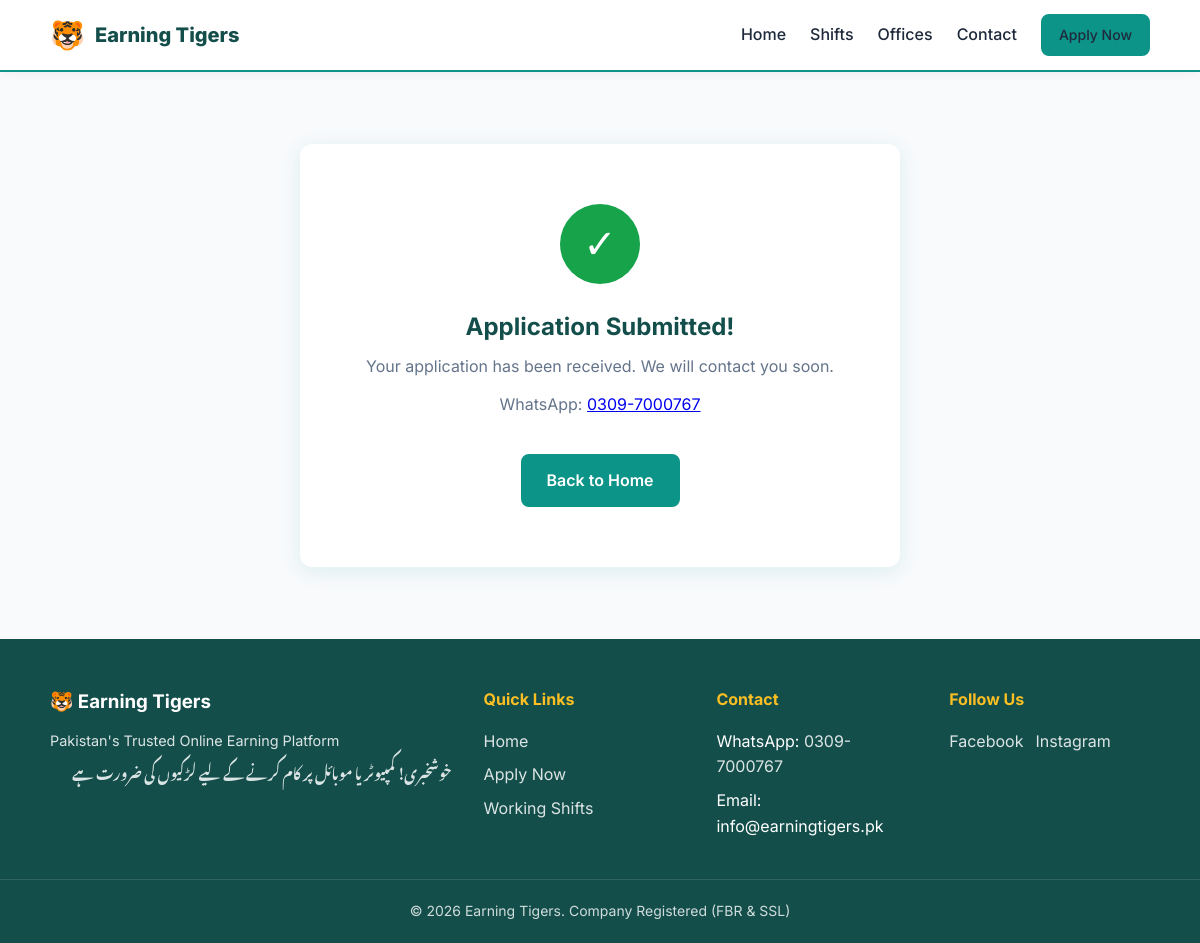
The page /success.php on the database its author committed.
### tables this page shows
CREATE TABLE settings (
    key_name TEXT PRIMARY KEY,
    value TEXT NOT NULL
);

### includes/db.php (called while the page is built, shortened)
<?php
function getDB(): PDO {
    static $pdo = null;
    if ($pdo === null) {
        $pdo = new PDO('sqlite:' . DB_PATH);
        $pdo->setAttribute(PDO::ATTR_ERRMODE, PDO::ERRMODE_EXCEPTION);
        $pdo->setAttribute(PDO::ATTR_DEFAULT_FETCH_MODE, PDO::FETCH_ASSOC);
        $pdo->exec('PRAGMA foreign_keys = ON');
    }
    return $pdo;
}

### includes/functions.php (called while the page is built, shortened)
<?php
function getSetting(string $key, string $default = ''): string {
    $stmt = getDB()->prepare('SELECT value FROM settings WHERE key_name = ?');
    $stmt->execute([$key]);
    $row = $stmt->fetch();
    return $row ? $row['value'] : $default;
}
function getAllSettings(): array {
    $rows = getDB()->query('SELECT key_name, value FROM settings')->fetchAll();
    $settings = [];
    foreach ($rows as $row) {
        $settings[$row['key_name']] = $row['value'];
    }
    return $settings;
}
function e(?string $str): string {
    return htmlspecialchars($str ?? '', ENT_QUOTES, 'UTF-8');
}

### success.php (the view, shortened to what this page needs)
<?php
$regId = $_SESSION['success_reg_id'] ?? null;
$registration = $regId ? getRegistrationById((int) $regId) : null;
require_once 'includes/header.php';
?>
<section class="form-page section">
    <div class="container container-sm">
        <div class="form-card success-card text-center">
            <div class="success-icon">✓</div>
            <h1>Application Submitted!</h1>
            <?php if ($registration): ?>
                <p>Thank you, <strong><?= e($registration['full_name']) ?></strong>! Your application has been received.</p>
                <p>Reference ID: <strong>#<?= str_pad($registration['id'], 5, '0', STR_PAD_LEFT) ?></strong></p>
                <p>Our team will verify your payment and contact you on <strong><?= e($registration['phone']) ?></strong> within 24–48 hours.</p>
            <?php else: ?>
                <p>Your application has been received. We will contact you soon.</p>
            <?php endif; ?>
            <p>WhatsApp: <a href="https://wa.me/92<?= preg_replace('/\D/', '', getSetting('whatsapp')) ?>"><?= e(getSetting('whatsapp')) ?></a></p>
            <a href="index.php" class="btn btn-primary">Back to Home</a>
        </div>
    </div>
</section>
<?php
require_once 'includes/footer.php';
?>

### includes/header.php (shortened to what this page needs)
<?php
$s = getAllSettings();
$siteName = $s['site_name'] ?? APP_NAME;
$currentPage = basename($_SERVER['PHP_SELF'], '.php');
?>
<!DOCTYPE html>
<html lang="en" dir="ltr">
<head>
    <link rel="stylesheet" href="assets/css/style.css">
</head>
<body>
<header class="site-header">
    <div class="container header-inner">
        <a href="index.php" class="logo">
            <span class="logo-icon">🐯</span>
            <span class="logo-text"><?= e($siteName) ?></span>
        </a>
        <nav class="main-nav">
            <a href="index.php" class="<?= $currentPage === 'index' ? 'active' : '' ?>">Home</a>
            <a href="index.php#shifts">Shifts</a>
            <a href="index.php#offices">Offices</a>
            <a href="index.php#contact">Contact</a>
            <a href="signup.php" class="btn btn-primary btn-sm">Apply Now</a>
        </nav>
    </div>
</header>
<main>

### includes/footer.php (shortened to what this page needs)
</main>
<footer class="site-footer">
    <div class="container footer-grid">
        <div class="footer-brand">
            <h3>🐯 <?= e(getSetting('site_name', APP_NAME)) ?></h3>
            <p><?= e(getSetting('tagline')) ?></p>
            <p class="urdu"><?= e(getSetting('hero_title_urdu')) ?></p>
        </div>
        <div>
            <h4>Quick Links</h4>
            <ul>
                <li><a href="index.php">Home</a></li>
                <li><a href="signup.php">Apply Now</a></li>
                <li><a href="index.php#shifts">Working Shifts</a></li>
            </ul>
        </div>
        <div>
            <h4>Contact</h4>
            <ul>
                <li>WhatsApp: <a href="https://wa.me/92<?= preg_replace('/\D/', '', getSetting('whatsapp')) ?>"><?= e(getSetting('whatsapp')) ?></a></li>
                <li>Email: <?= e(getSetting('contact_email')) ?></li>
            </ul>
        </div>
        <div>
            <h4>Follow Us</h4>
            <div class="social-links">
                <a href="<?= e(getSetting('facebook', '#')) ?>" target="_blank" rel="noopener">Facebook</a>
                <a href="<?= e(getSetting('instagram', '#')) ?>" target="_blank" rel="noopener">Instagram</a>
            </div>
        </div>
    </div>
    <div class="footer-bottom">
        <div class="container">
            <p>&copy; <?= date('Y') ?> <?= e(getSetting('site_name', APP_NAME)) ?>. <?= e(getSetting('company_registered')) ?></p>
        </div>
    </div>
</footer>
</body>
</html>

### assets/css/style.css (style rules this page uses)
:root { --teal: #0d9488; --teal-dark: #0f766e; --teal-light: #14b8a6; --yellow: #fbbf24; --yellow-dark: #f59e0b; --dark: #134e4a; --text: #1e293b; --text-muted: #64748b; --bg: #f8fafc; --white: #ffffff; --border: #e2e8f0; --error: #dc2626; --success: #16a34a; --radius: 12px; --shadow: 0 4px 20px rgba(13, 148, 136, 0.12); }
*, *::before, *::after { box-sizing: border-box; margin: 0; padding: 0; }
body { font-family: 'Inter', system-ui, sans-serif; color: var(--text); background: var(--bg); line-height: 1.6; }
.urdu { font-family: 'Noto Nastaliq Urdu', serif; direction: rtl; }
.container { max-width: 1140px; margin: 0 auto; padding: 0 20px; }
.container-sm { max-width: 640px; }
.text-center { text-align: center; }
.site-header { background: var(--white); border-bottom: 2px solid var(--teal); position: sticky; top: 0; z-index: 100; box-shadow: 0 2px 10px rgba(0,0,0,0.05); }
.header-inner { display: flex; align-items: center; justify-content: space-between; height: 70px; }
.logo { display: flex; align-items: center; gap: 10px; text-decoration: none; color: var(--dark); font-weight: 800; font-size: 1.25rem; }
.logo-icon { font-size: 1.75rem; }
.main-nav { display: flex; align-items: center; gap: 24px; }
.main-nav a { text-decoration: none; color: var(--text); font-weight: 500; transition: color 0.2s; }
.btn { display: inline-flex; align-items: center; justify-content: center; padding: 12px 24px; border-radius: 8px; font-weight: 600; text-decoration: none; border: 2px solid transparent; cursor: pointer; font-size: 1rem; transition: all 0.2s; font-family: inherit; }
.btn-primary { background: var(--teal); color: var(--white); border-color: var(--teal); }
.btn-sm { padding: 8px 16px; font-size: 0.875rem; }
.section { padding: 72px 0; }
.site-footer { background: var(--dark); color: var(--white); padding: 48px 0 0; }
.footer-grid { display: grid; grid-template-columns: 2fr 1fr 1fr 1fr; gap: 32px; padding-bottom: 32px; }
.footer-brand h3 { margin-bottom: 12px; }
.footer-brand p { opacity: 0.85; font-size: 0.9rem; margin-bottom: 8px; }
.site-footer h4 { margin-bottom: 16px; color: var(--yellow); }
.site-footer ul { list-style: none; }
.site-footer li { margin-bottom: 8px; }
.site-footer a { color: rgba(255,255,255,0.85); text-decoration: none; }
.social-links { display: flex; gap: 12px; }
.footer-bottom { border-top: 1px solid rgba(255,255,255,0.15); padding: 20px 0; text-align: center; font-size: 0.875rem; opacity: 0.8; }
.form-page { min-height: 60vh; }
.form-card { background: var(--white); border-radius: var(--radius); padding: 40px; box-shadow: var(--shadow); }
.form-card h1 { color: var(--dark); margin-bottom: 8px; }
.success-card { padding: 60px 40px; }
.success-icon { width: 80px; height: 80px; background: var(--success); color: white; border-radius: 50%; display: flex; align-items: center; justify-content: center; font-size: 2.5rem; margin: 0 auto 24px; }
.success-card p { margin-bottom: 12px; color: var(--text-muted); }
.success-card .btn { margin-top: 24px; }

### rows shown on the page
settings: value "0309-7000767"
settings: value "Earning Tigers"
settings: value "Pakistan's Trusted Online Earning Platform"
settings: value "خوشخبری! کمپیوٹر یا موبائل پر کام کرنے کے لیے لڑکیوں کی ضرورت ہے"
settings: value "info@earningtigers.pk"
settings: value "Company Registered (FBR & SSL)"

### other values the page prints
$siteName "Earning Tigers"
